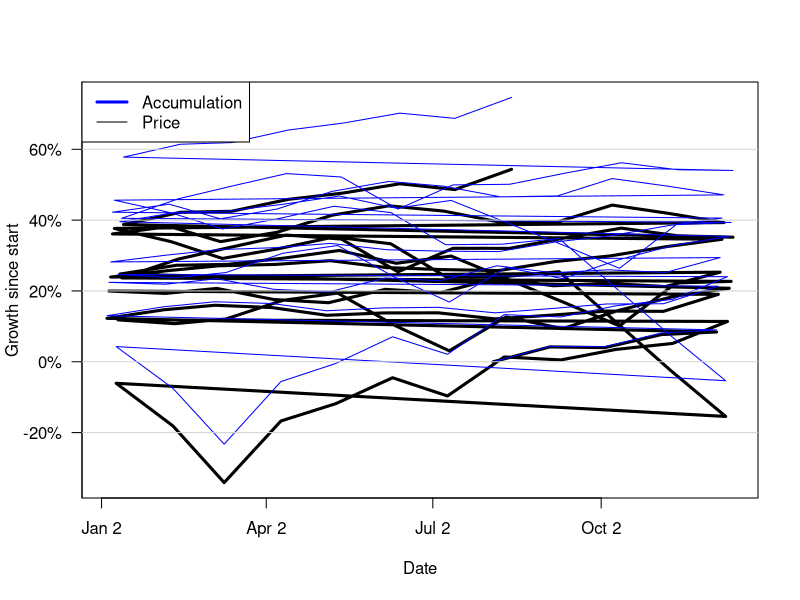

R code for this plot:
# read data from Monthly.csv file specially extracted
# from the Excel data spreadsheet
monthly <- read.table('Monthly.csv', header=TRUE, sep=',')
# convert Date column to Date object type
monthly$Date <- as.Date(as.character(monthly$Date))

len <- dim(monthly)[1]
sp.growth <- log(monthly$S.PCOMP/monthly[1, 'S.PCOMP'])
sp.acc.growth <- log(monthly$S.PCOMP.RI./monthly[1, 'S.PCOMP.RI.'])

yvals <- c(sp.growth, sp.acc.growth)
ylab <- pretty(yvals)

plot(monthly$Date, sp.growth, type='l', lwd=3,
     xlab='Date',
     yaxt='n',
     ylim=range(sp.growth, sp.acc.growth),
     ylab="Growth since start")
axis(2, at=ylab, lab=sprintf("%.0f%%", ylab*100), las=1)
lines(monthly$Date, sp.acc.growth, col='blue')
abline(h=ylab, col="lightgray")
legend("topleft", c("Accumulation", "Price"), col=c("blue", "black"),
       lwd=c(3,1))